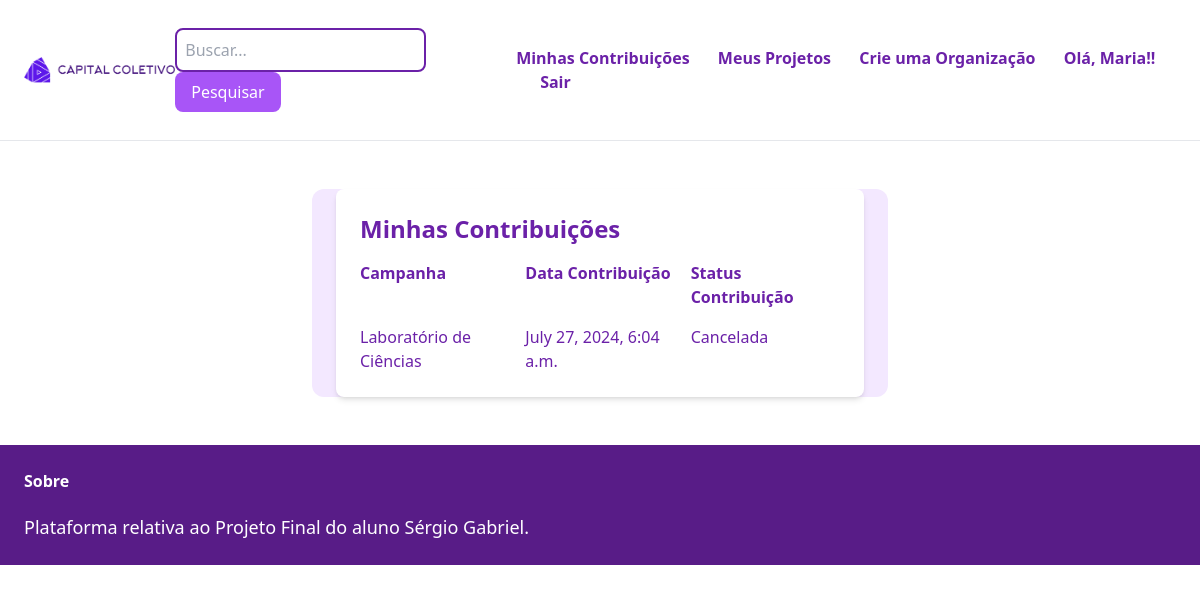
Screenshot of /contribuicoes/minhas_contribs/ (signed in) with the database file from the repository.
### usuarios/models.py (models this page shows, shortened)
class Usuario(AbstractBaseUser, PermissionsMixin):
    email = models.EmailField(blank=True, default='', unique=True)
    nome = models.CharField(max_length=255, blank=True, default='')
    data_nasc = models.DateField(null=True, blank=True)
    imagem_perfil = models.ImageField(upload_to='imagens_perfil/', null=True, blank=True)
    interesses = models.ManyToManyField(Interesse, related_name='usuarios')
    tem_organizacao = models.BooleanField(default=False)
    organizacao_id = models.PositiveIntegerField(null=True, blank=True, default=None)
    is_active = models.BooleanField(default=True)
    is_superuser = models.BooleanField(default=False)
    is_staff = models.BooleanField(default=False)
    data_entrou = models.DateTimeField(default=timezone.now)
    ultimo_login = models.DateField(blank=True, null=True)
    objects = GerenciadorUsuario()
    USERNAME_FIELD = 'email'
    EMAIL_FIELD = 'email'
    REQUIRED_FIELDS = []
    class Meta:
        verbose_name = 'Usuario'
        verbose_name_plural = 'Usuarios'

### contribuicoes/models.py (models this page shows, shortened)
class ContribuicaoFinanceira(models.Model):
    usuario = models.ForeignKey(get_user_model(), on_delete=models.CASCADE, related_name='contribuicoes')
    campanha = models.ForeignKey(Campanha, on_delete=models.CASCADE, related_name='contribuicoes')
    DOACAO = 'DOACAO'
    RECOMPENSA = 'RECOMPENSA'
    EMPRESTIMO = 'EMPRESTIMO'
    TIPOS_CROWDFUNDING = [
        (DOACAO, 'Doação'),
        (RECOMPENSA, 'Recompensa'),
        (EMPRESTIMO, 'Empréstimo'),
    ]
    tipo_crowd = models.CharField(max_length=10, choices=TIPOS_CROWDFUNDING, null=True, blank=True,)
    STATUS_ATIVA = 'Ativa'
    STATUS_FINALIZADA = 'Finalizada'
    STATUS_CANCELADA = 'Cancelada'
    STATUS_CHOICES = [
        (STATUS_ATIVA, 'Ativa'),
        (STATUS_FINALIZADA, 'Finalizada'),
        (STATUS_CANCELADA, 'Cancelada'),
    ]
    status_contrib = models.CharField(max_length=20, choices=STATUS_CHOICES, default=STATUS_ATIVA)
    crowd_id = models.PositiveIntegerField(null=True, blank=True,)
    data_contribuicao = models.DateTimeField(auto_now_add=True)
    valor_contribuicao = models.DecimalField(max_digits=10, decimal_places=2, null=True, blank=True,)
    detalhe_contribuicao = models.ForeignKey(Recompensa, null=True, blank=True, on_delete=models.SET_NULL, related_name='contribuicoes')
    FORMA_PAGAMENTO_CHOICES = [
        ('CARTAO', 'Cartão de Crédito/Débito'),
        ('PIX', 'Pix'),
    ]
    forma_pagamento = models.CharField(max_length=10, choices=FORMA_PAGAMENTO_CHOICES, blank=True, null=True)
    nome_titular = models.CharField(max_length=100, blank=True, null=True)
    numero_cartao = models.CharField(max_length=16, blank=True, null=True)
    validade_cartao = models.DateField(blank=True, null=True)
    cvv_cartao = models.CharField(max_length=4, blank=True, null=True)
    chave_pix = models.CharField(max_length=100, blank=True, null=True)

### campanhas/models.py (models this page shows, shortened)
class Campanha(models.Model):
    ACESSO_IMEDIATO = 'ACESSO_IMEDIATO'
    TUDO_OU_NADA = 'TUDO_OU_NADA'
    MODOS_CHOICES = [
        (ACESSO_IMEDIATO, 'Acesso Imediato'),
        (TUDO_OU_NADA, 'Tudo ou Nada')
    ]
    titulo = models.CharField(max_length=255)
    descricao = models.TextField()
    meta = models.DecimalField(max_digits=10, decimal_places=2)
    data_inicio = models.DateField()
    data_fim = models.DateField()
    arrecadacao_atual = models.DecimalField(max_digits=10, decimal_places=2, default=0)
    modo = models.CharField(max_length=20, choices=MODOS_CHOICES, null=True, blank=True)
    projeto = models.ForeignKey(Projeto, on_delete=models.CASCADE, related_name='campanhas', null=True, blank=True)
    em_andamento = models.BooleanField(default=True)  # True para "Em Andamento", False para "Concluída"
    tipo_crowdfunding = models.ForeignKey('TipoCrowdfunding', on_delete=models.CASCADE, related_name='campanhas')

### contribuicoes/views.py (the view)
# urls.py: path('minhas_contribs/', views.minhas_contribs, name='minhas_contribs'),
@login_required
def minhas_contribs(request):
    contribuicoes = ContribuicaoFinanceira.objects.filter(usuario=request.user)
    return render(request, 'contribuicoes/35_Minhas_Contribuicoes.html', {
        'contribuicoes': contribuicoes,
    })

### contribuicoes/templates/contribuicoes/35_Minhas_Contribuicoes.html (shortened to what this page needs)
{% extends 'usuarios/base.html' %}
{% block conteudo %}
<div class="w-1/2 text-purple-800 my-6 mx-auto px-6 bg-purple-100 rounded-xl">
    <div class="max-w-3xl mx-auto bg-white p-6 rounded-lg shadow-md">
        <h1 class="text-2xl font-bold mb-4">Minhas Contribuições</h1>
        <div class="grid grid-cols-3 gap-4">
            <div class="font-bold">Campanha</div>
            <div class="font-bold">Data Contribuição</div>
            <div class="font-bold">Status Contribuição</div>
            {% for contribuicao in contribuicoes %}
                <div><a href="{% url 'contribuicoes:contrib_realizada' contribuicao.id %}">{{ contribuicao.campanha.titulo }}</a></div>
                <div>{{ contribuicao.data_contribuicao }}</div>
                <div>{{ contribuicao.status_contrib }}</div>
            {% endfor %}
        </div>
    </div>
</div>
{% endblock %}

### usuarios/templates/usuarios/base.html (shortened to what this page needs)
<!DOCTYPE html>
<html>
    <head>
        <script src="https://cdn.tailwindcss.com"></script>
    </head>
    <body>
        <nav class="py-6 px-6 flex justify-between items-center border-b border-gray-200">
            <a href="/">
                <img src="/Imagens/Logo_e_Nome.PNG" class="w-40 h-30">
            </a>
            <div class="flex space-x-4">
                <form method="get" class="py-1" action="{% url 'navegacao:resultado_pesquisa' %}">
                    <input name="query" type="text" placeholder="Buscar..." class="border-2 border-purple-800 p-2 rounded-lg outline-none focus:ring-2 focus:ring-purple-600">
                    <button class="bg-purple-500 text-white px-4 py-2 rounded-lg hover:bg-purple-900 focus:outline-none focus:ring-2 focus:ring-purple-600">
                        Pesquisar
                    </button>
                </form>
            </div>
            <div class="space-x-6">
                {% if request.user.is_authenticated %}
                        <a href="{% url 'contribuicoes:minhas_contribs' %}" class="py-3 text-purple-800 font-semibold hover:text-purple-800">Minhas Contribuições</a>
                        <a href="{% url 'projetos:meus_projetos' %}" class="py-3 text-purple-800 font-semibold hover:text-purple-800">Meus Projetos</a>
                        {% if user.tem_organizacao %}
                            <a href="{% url 'organizacoes:gerencia_org' user.organizacao_id %}" class="py-3 text-purple-800 font-semibold hover:text-purple-800">Minha Organização</a>
                        {% else %}
                            <a href="{% url 'organizacoes:form_solicita' %}" class="py-3 text-purple-800 font-semibold hover:text-purple-800">Crie uma Organização</a>
                        {% endif %}
                        <span class="py-3 text-purple-800  font-bold">Olá, {{ user.nome }}!!</span>
                        <a href="{% url 'usuarios:logout_conta' %}" class="text-purple-800 font-semibold hover:text-purple-800">Sair</a>
                {% else %}
                        <a href="{% url 'usuarios:criar_conta' %}" class="py-3 text-lg font-semibold bg-purple-800 text-white rounded-xl hover:bg-purple-700">Criar Conta!</a>
                        <a href="{% url 'usuarios:login_conta' %}" class="py-3 text-lg font-semibold bg-purple-800 text-white rounded-xl hover:bg-purple-700">Entrar</a>
                {% endif %}
            </div>
        </nav>
        <div class="px-6 py-6">
            {% block conteudo %}
            {% endblock %}
        </div>
        <footer class="py-6 px-6 flex justify-between bg-purple-900">
            <div class="w-2/3 pr-10">
                <h3 class="mb-5 font-semibold text-white">Sobre</h3>
                <p class="text-lg text-white">Plataforma relativa ao Projeto Final do aluno Sérgio Gabriel.</p>
            </div>
        </footer>
    </body>
</html>

### rows the page displays
Usuario: nome "Maria"
ContribuicaoFinanceira: campanha.titulo "Laboratório de Ciências", data_contribuicao "July 27, 2024, 6:04 a.m.", status_contrib "Cancelada"
